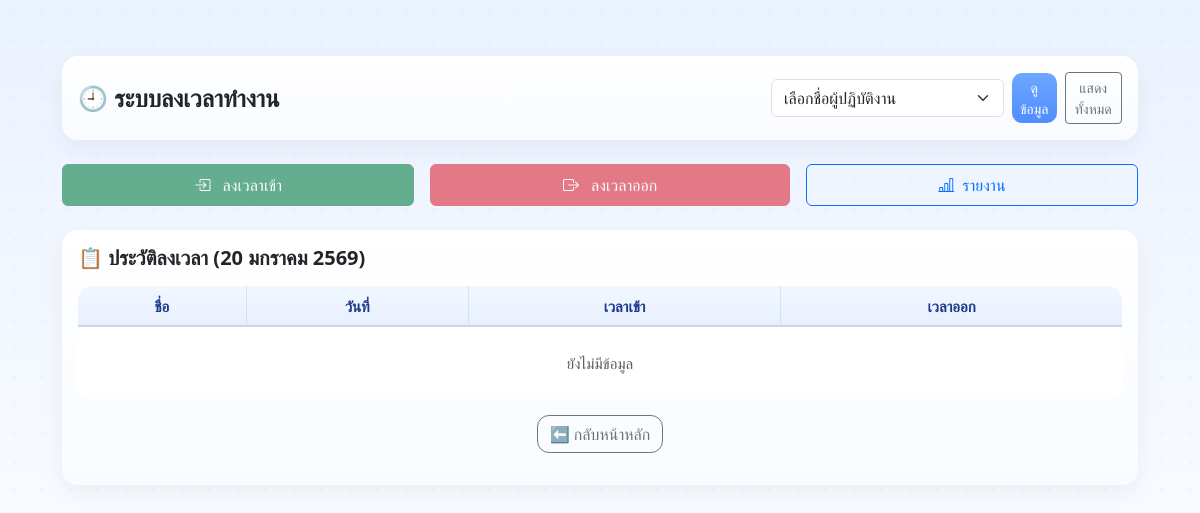
The page /attendance on the database as committed earlier.
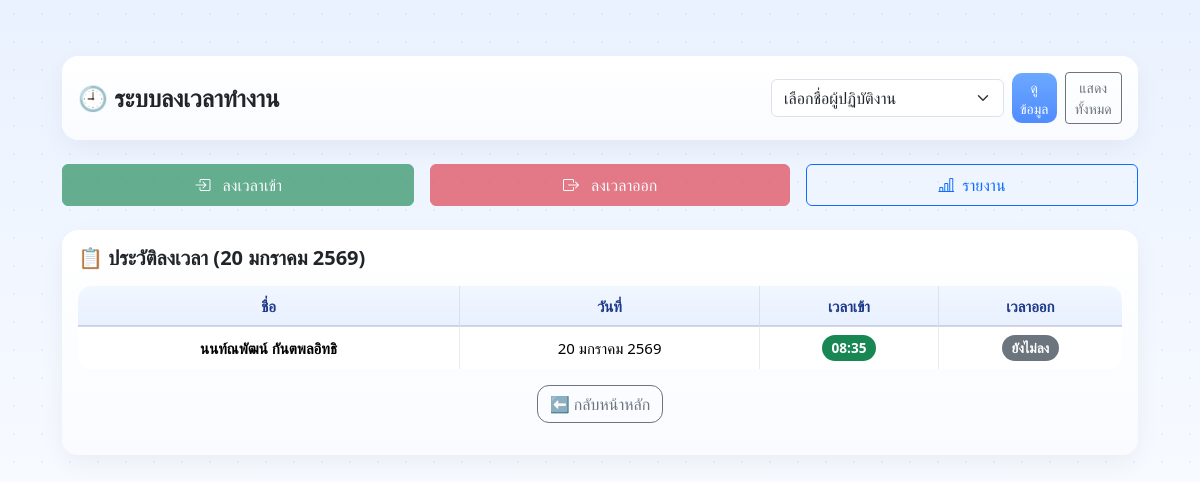
The same page on the database as committed later.
### tables this page shows
CREATE TABLE attendance (
            id INTEGER PRIMARY KEY AUTOINCREMENT,
            staff_name TEXT NOT NULL,
            work_date TEXT NOT NULL,
            time_in TEXT,
            time_out TEXT,
            note TEXT
        );

### app.py (the view)
@app.route("/attendance", methods=["GET"])
def attendance_page():
    now = datetime.now()
    from calendar import monthrange
    year = now.year
    month = now.month
    month_start = f"{year}-{month:02d}-01"
    last_day = monthrange(year, month)[1]
    month_end = f"{year}-{month:02d}-{last_day}"
    selected_staff = request.args.get("staff_name", "")
    conn = sqlite3.connect(DB_NAME)
    conn.row_factory = sqlite3.Row
    cur = conn.cursor()
    if selected_staff is not None and selected_staff != "":
        cur.execute("""
            SELECT staff_name, work_date, time_in, time_out, note
            FROM attendance
            WHERE staff_name = ?
            AND work_date BETWEEN ? AND ?
            ORDER BY work_date DESC
        """, (selected_staff, month_start, month_end))
    else:
        cur.execute("""
            SELECT staff_name, work_date, time_in, time_out, note
            FROM attendance
            WHERE work_date BETWEEN ? AND ?
            ORDER BY work_date DESC, staff_name
        """, (month_start, month_end))
    records = cur.fetchall()
    conn.close()
    today_th = format_date_th_short(now.strftime("%Y-%m-%d"))
    return render_template(
        "attendance.html",
        records=records,
        selected_staff=selected_staff,
        today_th=today_th,
        format_date_th_short=format_date_th_short
    )

### app.py (called while the page is built)
def format_date_th_short(date_str):
    if not date_str:
        return ""
    try:
        dt = datetime.strptime(date_str, "%Y-%m-%d")
        thai_months = [
            "มกราคม", "กุมภาพันธ์", "มีนาคม", "เมษายน",
            "พฤษภาคม", "มิถุนายน", "กรกฎาคม", "สิงหาคม",
            "กันยายน", "ตุลาคม", "พฤศจิกายน", "ธันวาคม"
        ]
        return f"{dt.day} {thai_months[dt.month-1]} {dt.year + 543}"
    except:
        return date_str

### templates/attendance.html (shortened to what this page needs)
<!DOCTYPE html>
<html lang="th">
<head>
    <link href="https://cdn.jsdelivr.net/npm/bootstrap@5.3.2/dist/css/bootstrap.min.css" rel="stylesheet">
    <link rel="stylesheet"
      href="https://cdn.jsdelivr.net/npm/bootstrap-icons@1.11.1/font/bootstrap-icons.css">
    <link rel="stylesheet" href="/static/theme.css">
</head>
<body>
<div class="container mt-4">
    <div class="card mb-4">
        <div class="card-body d-flex align-items-center justify-content-between flex-wrap gap-3">
            <h4 class="mb-0 fw-bold">🕘 ระบบลงเวลาทำงาน</h4>
            <form method="get" action="/attendance" class="d-flex gap-2 align-items-center">
                <select name="staff_name" class="form-select" required style="min-width:200px">
                    <option value="">เลือกชื่อผู้ปฏิบัติงาน</option>
                </select>
                <button class="btn btn-primary btn-sm">
                    ดูข้อมูล
                </button>
                <a href="/attendance" class="btn btn-outline-secondary btn-sm">
                    แสดงทั้งหมด
                </a>
            </form>
        </div>
    </div>
    <div class="d-flex gap-3 mb-4">
        <form method="post" action="/attendance/checkin" class="m-0 flex-fill">
            <button class="btn btn-success w-100 py-2"
                    {% if not selected_staff %}disabled{% endif %}>
                <i class="bi bi-box-arrow-in-right me-2"></i>
                ลงเวลาเข้า
            </button>
        </form>
        <form method="post" action="/attendance/checkout" class="m-0 flex-fill">
            <button class="btn btn-danger w-100 py-2"
                    {% if not selected_staff %}disabled{% endif %}>
                <i class="bi bi-box-arrow-right me-2"></i>
                ลงเวลาออก
            </button>
        </form>
        <a href="/work-compare"
        class="btn btn-outline-primary w-20 py-2 flex-fill d-flex align-items-center justify-content-center">
            <i class="bi bi-bar-chart-line me-2"></i>
            รายงาน
        </a>
    </div>
    <div class="card">
        <div class="card-body">
            <h5 class="fw-bold mb-3">
                📋 ประวัติลงเวลา ({{ today_th }})
            </h5>
            <div class="table-responsive">
                <table class="table table-bordered align-middle text-center">
                    <thead class="table-light">
                        <tr>
                            <th>ชื่อ</th>
                            <th>วันที่</th>
                            <th>เวลาเข้า</th>
                            <th>เวลาออก</th>
                        </tr>
                    </thead>
                    <tbody>
                        {% if records %}
                            {% for r in records %}
                            <tr>
                                <td class="fw-semibold">{{ r.staff_name }}</td>
                                <td>{{ format_date_th_short(r.work_date) }}</td>
                                <td>
                                    {% if r.time_in %}
                                        <span class="badge bg-success badge-status">{{ r.time_in }}</span>
                                    {% else %}
                                        <span class="badge bg-secondary badge-status">ยังไม่ลง</span>
                                    {% endif %}
                                </td>
                                <td>
                                    {% if r.time_out %}
                                        <span class="badge bg-danger badge-status">{{ r.time_out }}</span>
                                    {% else %}
                                        <span class="badge bg-secondary badge-status">ยังไม่ลง</span>
                                    {% endif %}
                                </td>
                            </tr>
                            {% endfor %}
                        {% else %}
                            <tr>
                                <td colspan="4" class="text-muted py-4">
                                    ยังไม่มีข้อมูล
                                </td>
                            </tr>
                        {% endif %}
                    </tbody>
                </table>
                <div class="text-center mb-3">
                <a href="/" class="btn btn-outline-secondary"
                style="border-radius: 12px;">
                    ⬅️ กลับหน้าหลัก
                </a>
            </div>
            </div>
        </div>
    </div>
</div>
</body>
</html>

### static/theme.css (style rules this page uses)
:root { --primary: #6CA8FF; --bg: #F5F9FF; --card: #FFFFFF; --border: #E6EDFA; --text-main: #1F2937; --text-muted: #94A3B8; }
body { background-color: var(--bg); color: var(--text-main); font-family: "Segoe UI", Tahoma, sans-serif; }
.card { background: var(--card); border-radius: 16px; border: 1px solid var(--border); box-shadow: 0 20px 40px rgba(108,168,255,.12); }
.btn-primary { background: var(--primary); border-color: var(--primary); border-radius: 10px; }
.table th, .table td { white-space: nowrap; vertical-align: middle; }
.table th:not(:last-child), .table td:not(:last-child) { border-right: 1px solid rgba(148, 163, 184, 0.22); }
.table th, .table td { text-align: center; vertical-align: middle; }
body { background: linear-gradient( 180deg, #eaf2ff 0%, #f4f8ff 45%, #ffffff 100% ); min-height: 100vh; font-size: 15px; line-height: 1.6; color: #1f2937; }
body::before { content: ""; position: fixed; inset: 0; background-image: radial-gradient(rgba(108,168,255,0.12) 1px, transparent 1px); background-size: 28px 28px; pointer-events: none; z-index: -1; }
.container { max-width: 1100px; padding-top: 32px; padding-bottom: 48px; }
.btn { transition: all .2s ease; }
.btn-primary { background: linear-gradient(180deg, #6ca8ff, #4f8cff); border: none; }
.section-box, .card, .table-box { background: linear-gradient( 180deg, #ffffff 0%, #f9fbff 100% ); border-radius: 18px; border: 1px solid rgba(108, 168, 255, 0.18); box-shadow: 0 18px 40px rgba(59, 130, 246, 0.12); }
.table { border-collapse: separate; border-spacing: 0; border-radius: 14px; overflow: hidden; background: #ffffff; }
.table thead th { background: transparent; color: #1e3a8a; font-weight: 600; border-bottom: 1px solid rgba(148, 163, 184, 0.35); }
.table th, .table td { text-align: center; vertical-align: middle; border: none; }
body { font-family: "Prompt", "Segoe UI", Tahoma, sans-serif; }
.table-responsive { overflow: visible; }
.table thead th { position: sticky; top: 0; z-index: 10; background: linear-gradient( 180deg, #f1f7ff 0%, #e8f0ff 100% ); box-shadow: inset 0 -1px 0 rgba(148,163,184,0.4); }
.card-body { padding-top: 1rem; }

### templates/attendance.html (style rules this page uses)
body { background: linear-gradient( 180deg, #eaf2ff 0%, #f4f8ff 45%, #ffffff 100% ); min-height: 100vh; }
.card { border-radius: 16px; box-shadow: 0 8px 24px rgba(0,0,0,0.05); border: none; }
.badge-status { font-size: 0.85rem; padding: 6px 10px; border-radius: 999px; }

Rows that differ between the two databases and show on the page:
added attendance: staff_name "นนท์ณพัฒน์ กันตพลอิทธิ", work_date "20 มกราคม 2569", time_in "08:35"
Other text that changed with them:
text no longer shown: "ยังไม่มีข้อมูล"
